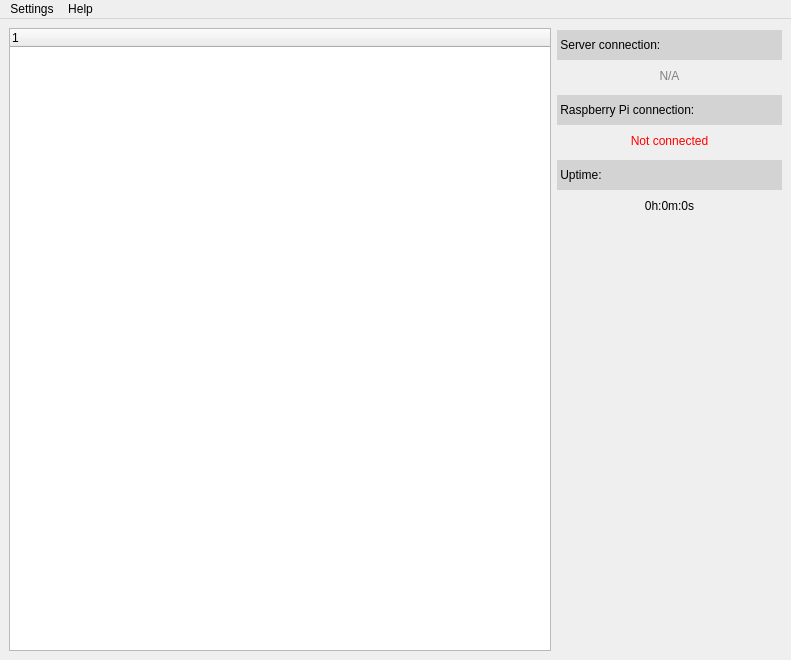
<?xml version="1.0" encoding="UTF-8"?>
<ui version="4.0">
 <class>main_window</class>
 <widget class="QMainWindow" name="main_window">
  <property name="geometry">
   <rect>
    <x>0</x>
    <y>0</y>
    <width>791</width>
    <height>660</height>
   </rect>
  </property>
  <property name="minimumSize">
   <size>
    <width>640</width>
    <height>480</height>
   </size>
  </property>
  <property name="windowTitle">
   <string>MainWindow</string>
  </property>
  <widget class="QWidget" name="centralwidget">
   <layout class="QGridLayout" name="gridLayout" rowstretch="0" columnstretch="0,0">
    <property name="topMargin">
     <number>0</number>
    </property>
    <property name="verticalSpacing">
     <number>6</number>
    </property>
    <item row="0" column="1">
     <widget class="QFrame" name="sidebar_frame">
      <property name="sizePolicy">
       <sizepolicy hsizetype="Preferred" vsizetype="Preferred">
        <horstretch>0</horstretch>
        <verstretch>0</verstretch>
       </sizepolicy>
      </property>
      <property name="minimumSize">
       <size>
        <width>225</width>
        <height>0</height>
       </size>
      </property>
      <property name="maximumSize">
       <size>
        <width>225</width>
        <height>16777215</height>
       </size>
      </property>
      <property name="frameShape">
       <enum>QFrame::NoFrame</enum>
      </property>
      <property name="frameShadow">
       <enum>QFrame::Raised</enum>
      </property>
      <layout class="QVBoxLayout" name="verticalLayout_2">
       <property name="spacing">
        <number>5</number>
       </property>
       <property name="leftMargin">
        <number>0</number>
       </property>
       <property name="topMargin">
        <number>9</number>
       </property>
       <property name="rightMargin">
        <number>0</number>
       </property>
       <property name="bottomMargin">
        <number>0</number>
       </property>
       <item>
        <widget class="QLabel" name="label">
         <property name="minimumSize">
          <size>
           <width>0</width>
           <height>30</height>
          </size>
         </property>
         <property name="maximumSize">
          <size>
           <width>16777215</width>
           <height>25</height>
          </size>
         </property>
         <property name="styleSheet">
          <string notr="true">background-color : lightgray</string>
         </property>
         <property name="text">
          <string> Server connection:</string>
         </property>
         <property name="alignment">
          <set>Qt::AlignLeading|Qt::AlignLeft|Qt::AlignVCenter</set>
         </property>
        </widget>
       </item>
       <item>
        <widget class="QLabel" name="server_connection_status">
         <property name="minimumSize">
          <size>
           <width>0</width>
           <height>25</height>
          </size>
         </property>
         <property name="maximumSize">
          <size>
           <width>16777215</width>
           <height>25</height>
          </size>
         </property>
         <property name="styleSheet">
          <string notr="true">color : gray</string>
         </property>
         <property name="text">
          <string>N/A</string>
         </property>
         <property name="alignment">
          <set>Qt::AlignCenter</set>
         </property>
        </widget>
       </item>
       <item>
        <widget class="QLabel" name="label_3">
         <property name="minimumSize">
          <size>
           <width>0</width>
           <height>30</height>
          </size>
         </property>
         <property name="maximumSize">
          <size>
           <width>16777215</width>
           <height>25</height>
          </size>
         </property>
         <property name="styleSheet">
          <string notr="true">background-color : lightgray</string>
         </property>
         <property name="text">
          <string> Raspberry Pi connection:</string>
         </property>
        </widget>
       </item>
       <item>
        <widget class="QLabel" name="pi_connection_status">
         <property name="minimumSize">
          <size>
           <width>0</width>
           <height>25</height>
          </size>
         </property>
         <property name="maximumSize">
          <size>
           <width>16777215</width>
           <height>25</height>
          </size>
         </property>
         <property name="styleSheet">
          <string notr="true">color: red</string>
         </property>
         <property name="text">
          <string>Not connected</string>
         </property>
         <property name="alignment">
          <set>Qt::AlignCenter</set>
         </property>
        </widget>
       </item>
       <item>
        <widget class="QLabel" name="label_5">
         <property name="minimumSize">
          <size>
           <width>0</width>
           <height>30</height>
          </size>
         </property>
         <property name="maximumSize">
          <size>
           <width>16777215</width>
           <height>25</height>
          </size>
         </property>
         <property name="styleSheet">
          <string notr="true">background-color : lightgray</string>
         </property>
         <property name="text">
          <string> Uptime:</string>
         </property>
        </widget>
       </item>
       <item>
        <widget class="QLabel" name="label_7">
         <property name="minimumSize">
          <size>
           <width>0</width>
           <height>25</height>
          </size>
         </property>
         <property name="maximumSize">
          <size>
           <width>16777215</width>
           <height>25</height>
          </size>
         </property>
         <property name="styleSheet">
          <string notr="true">color: black</string>
         </property>
         <property name="text">
          <string>0h:0m:0s</string>
         </property>
         <property name="alignment">
          <set>Qt::AlignCenter</set>
         </property>
        </widget>
       </item>
       <item>
        <spacer name="verticalSpacer">
         <property name="orientation">
          <enum>Qt::Vertical</enum>
         </property>
         <property name="sizeHint" stdset="0">
          <size>
           <width>20</width>
           <height>40</height>
          </size>
         </property>
        </spacer>
       </item>
      </layout>
     </widget>
    </item>
    <item row="0" column="0">
     <widget class="QFrame" name="body_frame">
      <property name="frameShape">
       <enum>QFrame::NoFrame</enum>
      </property>
      <property name="frameShadow">
       <enum>QFrame::Raised</enum>
      </property>
      <layout class="QVBoxLayout" name="verticalLayout" stretch="0">
       <property name="leftMargin">
        <number>0</number>
       </property>
       <property name="topMargin">
        <number>9</number>
       </property>
       <property name="rightMargin">
        <number>0</number>
       </property>
       <property name="bottomMargin">
        <number>0</number>
       </property>
       <item>
        <widget class="QTreeWidget" name="module_tree">
         <column>
          <property name="text">
           <string notr="true">1</string>
          </property>
         </column>
        </widget>
       </item>
      </layout>
     </widget>
    </item>
   </layout>
  </widget>
  <widget class="QMenuBar" name="menuBar">
   <property name="geometry">
    <rect>
     <x>0</x>
     <y>0</y>
     <width>791</width>
     <height>21</height>
    </rect>
   </property>
   <property name="defaultUp">
    <bool>false</bool>
   </property>
   <widget class="QMenu" name="menu_settings">
    <property name="title">
     <string>Settings</string>
    </property>
    <addaction name="developer"/>
   </widget>
   <widget class="QMenu" name="menu_help">
    <property name="title">
     <string>Help</string>
    </property>
    <addaction name="open_readme"/>
    <addaction name="github_repo"/>
   </widget>
   <addaction name="menu_settings"/>
   <addaction name="menu_help"/>
  </widget>
  <action name="open_readme">
   <property name="text">
    <string>README</string>
   </property>
  </action>
  <action name="github_repo">
   <property name="text">
    <string>GitHub Repository</string>
   </property>
  </action>
  <action name="developer">
   <property name="text">
    <string>Developer</string>
   </property>
  </action>
  <action name="theme">
   <property name="text">
    <string>Theme</string>
   </property>
  </action>
 </widget>
 <resources/>
 <connections/>
</ui>
